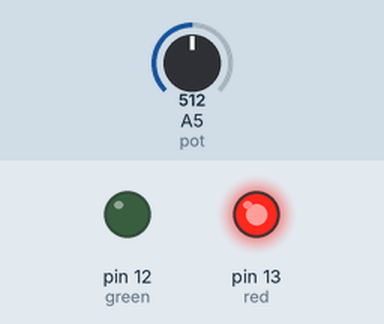
A sketch run on a simulated Arduino Uno, built with avr-gcc and run on an emulated ATmega328P. On the bench: output pins drawn as LEDs (lit = HIGH). Inputs (shaded band) come from the test bench; at power-on: A5 (pot) = 512.

Above: at 2.8 s.
2.9 s: A5 (pot) set to 0
5.6 s: A5 (pot) set to 122
At 5.96 s:
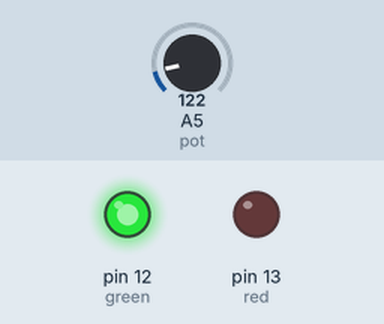
Timing chart, 0 to 15.1 s (numbered marks = the images above; inputs shaded):
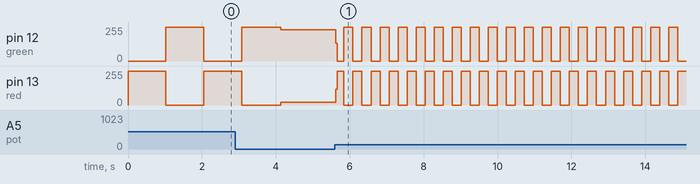

The sketch:

vik_1_1_leds_vit_reglable.ino
```cpp
int red = 13; // les 2 leds, puis le potentiomètre
int green = 12;
int pot = A5;

int val; // une variable temporaire

void setup() {
  pinMode(red, OUTPUT);
  pinMode(green, OUTPUT);
  pinMode(pot, INPUT);
}

void loop() {
  val = 2 * analogRead(pot); // on lit le temps désiré

  // et on alterne les leds sur ce rythme
  digitalWrite(red, HIGH);
  digitalWrite(green, LOW);
  delay(val);

  digitalWrite(red, LOW);
  digitalWrite(green, HIGH);
  delay(val);
}
```

Measured:
- after the input at 5.6 s, pin 12 (green): 233/255 → 135/255 at once, then moves between 0/255 and 255/255, repeating every 0.49 s; pin 13 (red): 22/255 → 120/255 at once, then moves between 0/255 and 255/255, repeating every 0.49 s
